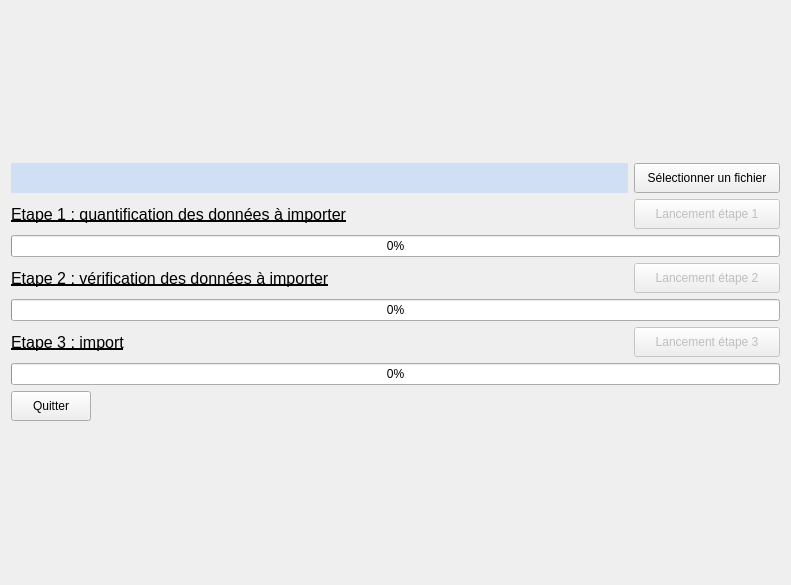
<?xml version="1.0" encoding="UTF-8"?>
<ui version="4.0">
 <class>import_lune_form</class>
 <widget class="QWidget" name="import_lune_form">
  <property name="geometry">
   <rect>
    <x>0</x>
    <y>0</y>
    <width>791</width>
    <height>585</height>
   </rect>
  </property>
  <property name="sizePolicy">
   <sizepolicy hsizetype="Fixed" vsizetype="Fixed">
    <horstretch>0</horstretch>
    <verstretch>0</verstretch>
   </sizepolicy>
  </property>
  <property name="minimumSize">
   <size>
    <width>791</width>
    <height>585</height>
   </size>
  </property>
  <property name="maximumSize">
   <size>
    <width>791</width>
    <height>585</height>
   </size>
  </property>
  <property name="windowTitle">
   <string>Geolimi - Import de lunes</string>
  </property>
  <layout class="QVBoxLayout" name="verticalLayout_2">
   <item>
    <layout class="QVBoxLayout" name="verticalLayout">
     <item>
      <layout class="QHBoxLayout" name="horizontalLayout_3">
       <item>
        <widget class="QLabel" name="lbl_url_fichier">
         <property name="maximumSize">
          <size>
           <width>16777215</width>
           <height>30</height>
          </size>
         </property>
         <property name="styleSheet">
          <string notr="true">background-color: rgb(209, 223, 245);</string>
         </property>
         <property name="text">
          <string/>
         </property>
        </widget>
       </item>
       <item>
        <widget class="QPushButton" name="btnSelectionFichier">
         <property name="minimumSize">
          <size>
           <width>146</width>
           <height>30</height>
          </size>
         </property>
         <property name="maximumSize">
          <size>
           <width>146</width>
           <height>16777215</height>
          </size>
         </property>
         <property name="toolTip">
          <string>Sélectionner le fichier</string>
         </property>
         <property name="text">
          <string>Sélectionner un fichier</string>
         </property>
        </widget>
       </item>
      </layout>
     </item>
     <item>
      <layout class="QHBoxLayout" name="horizontalLayout_4">
       <item>
        <widget class="QLabel" name="label_15">
         <property name="font">
          <font>
           <pointsize>12</pointsize>
           <weight>50</weight>
           <bold>false</bold>
           <underline>true</underline>
          </font>
         </property>
         <property name="layoutDirection">
          <enum>Qt::LeftToRight</enum>
         </property>
         <property name="text">
          <string>Etape 1 : quantification des données à importer</string>
         </property>
         <property name="alignment">
          <set>Qt::AlignLeading|Qt::AlignLeft|Qt::AlignVCenter</set>
         </property>
        </widget>
       </item>
       <item>
        <widget class="QPushButton" name="btnLancementEtape1">
         <property name="enabled">
          <bool>false</bool>
         </property>
         <property name="sizePolicy">
          <sizepolicy hsizetype="Expanding" vsizetype="Fixed">
           <horstretch>0</horstretch>
           <verstretch>0</verstretch>
          </sizepolicy>
         </property>
         <property name="minimumSize">
          <size>
           <width>146</width>
           <height>30</height>
          </size>
         </property>
         <property name="maximumSize">
          <size>
           <width>146</width>
           <height>16777215</height>
          </size>
         </property>
         <property name="toolTip">
          <string>Parcourir le fichier</string>
         </property>
         <property name="text">
          <string>Lancement étape 1</string>
         </property>
         <property name="icon">
          <iconset resource="resourcesGeolimi.qrc">
           <normaloff>:/plugins/geolimi/icons/import.png</normaloff>:/plugins/geolimi/icons/import.png</iconset>
         </property>
        </widget>
       </item>
      </layout>
     </item>
     <item>
      <widget class="QProgressBar" name="pbEtape1">
       <property name="value">
        <number>0</number>
       </property>
      </widget>
     </item>
     <item>
      <layout class="QHBoxLayout" name="horizontalLayout_2">
       <item>
        <widget class="QLabel" name="label_21">
         <property name="font">
          <font>
           <pointsize>12</pointsize>
           <weight>50</weight>
           <bold>false</bold>
           <underline>true</underline>
          </font>
         </property>
         <property name="layoutDirection">
          <enum>Qt::LeftToRight</enum>
         </property>
         <property name="text">
          <string>Etape 2 : vérification des données à importer</string>
         </property>
         <property name="alignment">
          <set>Qt::AlignLeading|Qt::AlignLeft|Qt::AlignVCenter</set>
         </property>
        </widget>
       </item>
       <item>
        <widget class="QPushButton" name="btnLancementEtape2">
         <property name="enabled">
          <bool>false</bool>
         </property>
         <property name="sizePolicy">
          <sizepolicy hsizetype="Fixed" vsizetype="Fixed">
           <horstretch>0</horstretch>
           <verstretch>0</verstretch>
          </sizepolicy>
         </property>
         <property name="minimumSize">
          <size>
           <width>146</width>
           <height>30</height>
          </size>
         </property>
         <property name="maximumSize">
          <size>
           <width>146</width>
           <height>16777215</height>
          </size>
         </property>
         <property name="toolTip">
          <string>Vérifier le contenu du fichier</string>
         </property>
         <property name="text">
          <string>Lancement étape 2</string>
         </property>
         <property name="icon">
          <iconset resource="resourcesGeolimi.qrc">
           <normaloff>:/plugins/geolimi/icons/import.png</normaloff>:/plugins/geolimi/icons/import.png</iconset>
         </property>
        </widget>
       </item>
      </layout>
     </item>
     <item>
      <widget class="QProgressBar" name="pbEtape2">
       <property name="value">
        <number>0</number>
       </property>
      </widget>
     </item>
     <item>
      <layout class="QHBoxLayout" name="horizontalLayout">
       <item>
        <widget class="QLabel" name="label_27">
         <property name="font">
          <font>
           <pointsize>12</pointsize>
           <weight>50</weight>
           <bold>false</bold>
           <underline>true</underline>
          </font>
         </property>
         <property name="layoutDirection">
          <enum>Qt::LeftToRight</enum>
         </property>
         <property name="text">
          <string>Etape 3 : import</string>
         </property>
         <property name="alignment">
          <set>Qt::AlignLeading|Qt::AlignLeft|Qt::AlignVCenter</set>
         </property>
        </widget>
       </item>
       <item>
        <widget class="QPushButton" name="btnLancementEtape3">
         <property name="enabled">
          <bool>false</bool>
         </property>
         <property name="sizePolicy">
          <sizepolicy hsizetype="Fixed" vsizetype="Fixed">
           <horstretch>0</horstretch>
           <verstretch>0</verstretch>
          </sizepolicy>
         </property>
         <property name="minimumSize">
          <size>
           <width>146</width>
           <height>30</height>
          </size>
         </property>
         <property name="maximumSize">
          <size>
           <width>146</width>
           <height>16777215</height>
          </size>
         </property>
         <property name="toolTip">
          <string>Insérer le contenu dans la base</string>
         </property>
         <property name="text">
          <string>Lancement étape 3</string>
         </property>
         <property name="icon">
          <iconset resource="resourcesGeolimi.qrc">
           <normaloff>:/plugins/geolimi/icons/import.png</normaloff>:/plugins/geolimi/icons/import.png</iconset>
         </property>
        </widget>
       </item>
      </layout>
     </item>
     <item>
      <widget class="QProgressBar" name="pbEtape3">
       <property name="value">
        <number>0</number>
       </property>
      </widget>
     </item>
     <item>
      <widget class="QPushButton" name="btnQuitter">
       <property name="sizePolicy">
        <sizepolicy hsizetype="Fixed" vsizetype="Fixed">
         <horstretch>0</horstretch>
         <verstretch>0</verstretch>
        </sizepolicy>
       </property>
       <property name="minimumSize">
        <size>
         <width>75</width>
         <height>30</height>
        </size>
       </property>
       <property name="text">
        <string>Quitter</string>
       </property>
       <property name="icon">
        <iconset resource="resourcesGeolimi.qrc">
         <normaloff>:/plugins/geolimi/icons/quit.png</normaloff>:/plugins/geolimi/icons/quit.png</iconset>
       </property>
      </widget>
     </item>
    </layout>
   </item>
  </layout>
 </widget>
 <resources>
  <include location="resourcesGeolimi.qrc"/>
 </resources>
 <connections/>
</ui>
